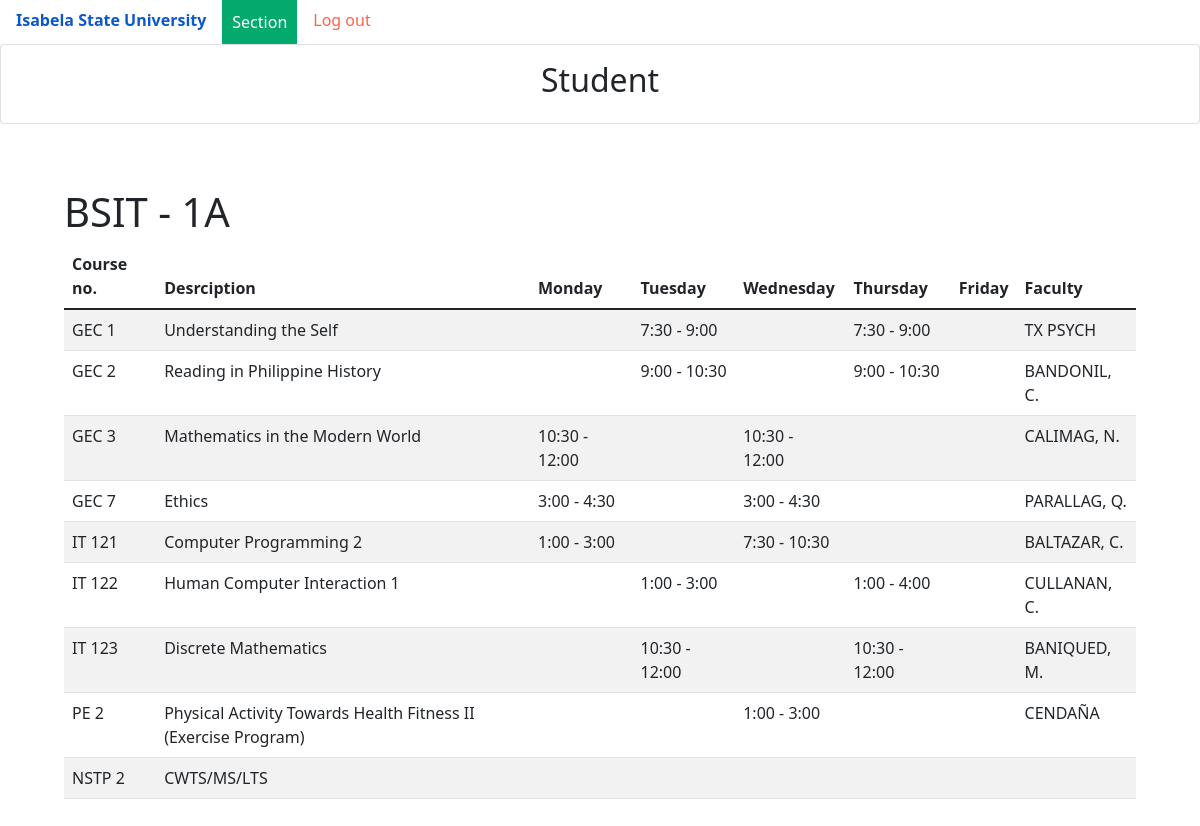
The page /home.php (signed in) on the database its author committed.
### tables this page shows
CREATE TABLE `updates` (
  `id` int(11) NOT NULL,
  `coursenum` varchar(100) NOT NULL,
  `description` varchar(100) NOT NULL,
  `monday` varchar(100) NOT NULL,
  `monday_stat` varchar(100) NOT NULL,
  `tuesday` varchar(100) NOT NULL,
  `tue_stat` varchar(100) NOT NULL,
  `wednesday` varchar(100) NOT NULL,
  `wed_stat` varchar(100) NOT NULL,
  `thursday` varchar(100) NOT NULL,
  `thu_stat` varchar(100) NOT NULL,
  `friday` varchar(100) NOT NULL,
  `fri_stat` varchar(100) NOT NULL,
  `faculty` varchar(100) NOT NULL
);

### php/members.php (called while the page is built)
<?php
if (isset($_SESSION['username']) && isset($_SESSION['id'])) {
    $sql = "SELECT * FROM updates ORDER BY id ASC";
    $res = mysqli_query($conn, $sql);
}else{
	header("Location: index.php");
}

### home.php (the view, shortened to what this page needs)
<?php
include "db_conn.php";
if (isset($_SESSION['username']) && isset($_SESSION['id'])) {   ?>
	<!DOCTYPE html>
	<html>
	<head>
		<link rel="stylesheet" href="./css/dropdownmenu.css">
		<link href="https://cdn.jsdelivr.net/npm/bootstrap@5.1.3/dist/css/bootstrap.min.css" rel="stylesheet">
	</head>
	<body>
		<?php if ($_SESSION['role'] == 'admin') { ?>
			<nav class="nav">
				<a class="nav-link active" aria-current="page" href="#"><b>Isabela State University</b></a>
				<div class="dropdown">
					<button class="dropbtn">Section</button>
					<div class="dropdown-content">
						<a href="bsit_1b.php">BSIT 1B</a>
						<a href="bsit_1c.php">BSIT 1C</a>
						<a href="bsit_1d.php">BSIT 1D</a>
						<a href="bsit_1e.php">BSIT 1E</a>
					</div>
				</div>
				<a class="nav-link" href="logout.php" style="color: tomato;">Log out</a>
			</nav>
			<div class="card">
				<div class="card-body text-center">
					<h2 class="card-title" style="text-align: center;">
						Administrator
						<?= $_SESSION['name'] ?>
					</h2>
				</div>
				<div class="p-3 m-5">
					<?php include 'php/members.php';
					if (mysqli_num_rows($res) > 0) { ?>
						<h1 class="display-4 fs-1">BSIT - 1A</h1>
						<table class="table table-striped" style="width: 100%;">
							<thead>
								<tr>
									<th scope="col" style="display: none;">#</th>
									<th scope="col">Course no.</th>
									<th scope="col">Desrciption</th>
									<th scope="col">Monday</th>
									<th scope="col">Tuesday</th>
									<th scope="col">Wednesday</th>
									<th scope="col">Thursday</th>
									<th scope="col">Friday</th>
									<th scope="col">Faculty</th>
									<th scope="col">Action</th>
								</tr>
							</thead>
							<tbody>
								<?php
								$i = 1;
								while ($rows = mysqli_fetch_assoc($res)) { ?>
									<tr>
										<th scope="row" style="display: none;"><?= $i ?></th>
										<td><?= $rows['coursenum'] ?></td>
										<td><?= $rows['description'] ?></td>
										<td><?= $rows['monday'] ?><br><i style="color: tomato;"><?= $rows['monday_stat'] ?></i></td>
										<td><?= $rows['tuesday'] ?><br><i style="color: tomato;"><?= $rows['tue_stat'] ?></i></td>
										<td><?= $rows['wednesday'] ?><br><i style="color: tomato;"><?= $rows['wed_stat'] ?></i></td>
										<td><?= $rows['thursday'] ?><br><i style="color: tomato;"><?= $rows['thu_stat'] ?></i></td>
										<td><?= $rows['friday'] ?><br><i style="color: tomato;"><?= $rows['fri_stat'] ?></i></td>
										<td><?= $rows['faculty'] ?></td>
										<td>
											<a href="update.php?id=<?= $rows['id'] ?>" class="btn btn-success">Update</a>
										</td>
									</tr>
								<?php $i++;
								} ?>
							</tbody>
						</table>
					<?php } ?>
					<table>
						<thead>
							<tr>
								<th>
									<form method="POST" action="emails/send_email_bsit1.php">
										<button name="send" class="btn btn-primary"><span class="glyphicon glyphicon-envelope"></span>Send notification</button>
									</form>
								</th>
								<th>
									<form action="php/update_clear.php" method="post">
										<input hidden type="monday_stat" class="form-control" name="monday_stat" id="monday_stat" value="">
										<input hidden type="tue_stat" class="form-control" name="tue_stat" id="tue_stat" value="">
										<input hidden type="wed_stat" class="form-control" name="wed_stat" id="wed_stat" value="">
										<input hidden type="thu_stat" class="form-control" name="thu_stat" id="thu_stat" value="">
										<input hidden type="fri_stat" class="form-control" name="fri_stat" id="fri_stat" value="">
										<input type="text" name="id" value="<?= $row['id'] ?>" hidden>
										<button type="submit" name="update" class="btn btn-danger">
											Reset schedule
										</button>
									</form>
								</th>
							</tr>
						</thead>
					</table>
					<?php
					if (isset($_SESSION['status'])) {
						if ($_SESSION['status'] == "ok") {
					?>
							<div class="alert alert-info""><?php echo $_SESSION['result'] ?></div>
												<?php
											} else {
												?>
													<div class=" alert alert-danger"><?php echo $_SESSION['result'] ?></div>
					<?php
											}
											unset($_SESSION['result']);
											unset($_SESSION['status']);
										}
					?><br>
					<hr><br>
					<ul class="list-group">
						<li class="list-group-item">rjessaissang@gmail.com</li>
						<li class="list-group-item">allaizamaeavila0000@gmail.com</li>
						<li class="list-group-item">maeallaizaavila@gmail.com</li>
						<li class="list-group-item">allaizamaevalenciaavila0000@gmail.com</li>
						<li class="list-group-item">rodmanciria2829@gmail.com</li>
					</ul>
				</div>
			<?php } else { ?>
				<nav class="nav">
					<a class="nav-link active" aria-current="page" href="#"><b>Isabela State University</b></a>
					<div class="dropdown">
						<button class="dropbtn">Section</button>
					</div>
					<a class="nav-link" href="logout.php" style="color: tomato;">Log out</a>
				</nav>
				<div class="card">
					<div class="card-body text-center">
						<h2 class="card-title" style="text-align: center;">
							Student
						</h2>
					</div>
				</div>
				<div class="p-3 m-5">
					<?php include 'php/members.php';
					if (mysqli_num_rows($res) > 0) { ?>
						<h1 class="display-4 fs-1">BSIT - 1A</h1>
						<table class="table table-striped" style="width: 100%;">
							<thead>
								<tr>
									<th scope="col">Course no.</th>
									<th scope="col">Desrciption</th>
									<th scope="col">Monday</th>
									<th scope="col">Tuesday</th>
									<th scope="col">Wednesday</th>
									<th scope="col">Thursday</th>
									<th scope="col">Friday</th>
									<th scope="col">Faculty</th>
								</tr>
							</thead>
							<tbody>
								<?php
								while ($rows = mysqli_fetch_assoc($res)) { ?>
									<tr>
										<td><?= $rows['coursenum'] ?></td>
										<td><?= $rows['description'] ?></td>
										<td><?= $rows['monday'] ?><br><i style="color: tomato;"><?= $rows['monday_stat'] ?></i></td>
										<td><?= $rows['tuesday'] ?><br><i style="color: tomato;"><?= $rows['tue_stat'] ?></i></td>
										<td><?= $rows['wednesday'] ?><br><i style="color: tomato;"><?= $rows['wed_stat'] ?></i></td>
										<td><?= $rows['thursday'] ?><br><i style="color: tomato;"><?= $rows['thu_stat'] ?></i></td>
										<td><?= $rows['friday'] ?><br><i style="color: tomato;"><?= $rows['fri_stat'] ?></i></td>
										<td><?= $rows['faculty'] ?></td>
									</tr>
								<?php $i++;
								} ?>
							</tbody>
						</table>
					<?php } ?>
				</div>
			<?php } ?>
	</body>
	</html>
<?php } else {
	header("Location: index.php");
} ?>

### css/dropdownmenu.css (style rules this page uses)
.dropbtn { background-color: #04AA6D; color: white; padding: 10px; font-size: 16px; border: none; }
.dropdown { position: relative; display: inline-block; }
* { box-sizing: border-box; }

### rows shown on the page
updates: coursenum "GEC 1", description "Understanding the Self", tuesday "7:30 - 9:00", thursday "7:30 - 9:00", faculty "TX PSYCH"
updates: coursenum "GEC 2", description "Reading in Philippine History", tuesday "9:00 - 10:30", thursday "9:00 - 10:30", faculty "BANDONIL, C."
updates: coursenum "GEC 3", description "Mathematics in the Modern World", monday "10:30 - 12:00", wednesday "10:30 - 12:00", faculty "CALIMAG, N."
updates: coursenum "GEC 7", description "Ethics", monday "3:00 - 4:30", wednesday "3:00 - 4:30", faculty "PARALLAG, Q."
updates: coursenum "IT 121", description "Computer Programming 2", monday "1:00 - 3:00", wednesday "7:30 - 10:30", faculty "BALTAZAR, C."
updates: coursenum "IT 122", description "Human Computer Interaction 1", tuesday "1:00 - 3:00", thursday "1:00 - 4:00", faculty "CULLANAN, C."
updates: coursenum "IT 123", description "Discrete Mathematics", tuesday "10:30 - 12:00", thursday "10:30 - 12:00", faculty "BANIQUED, M."
updates: coursenum "PE 2", description "Physical Activity Towards Health Fitness II (Exercise Program)", wednesday "1:00 - 3:00", faculty "CENDAÑA"
updates: coursenum "NSTP 2", description "CWTS/MS/LTS"
